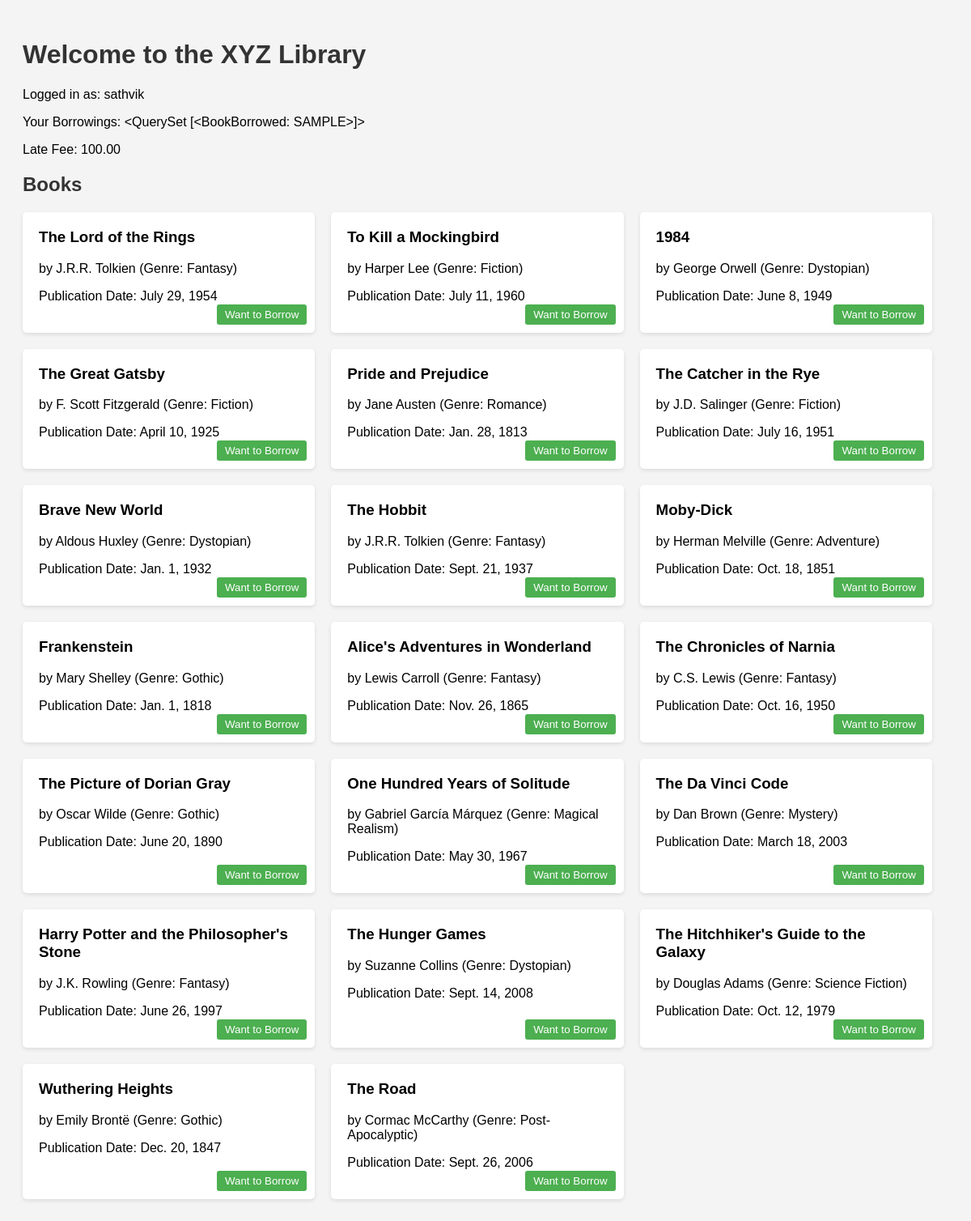
The app's page / (signed in) with its own data.
### accounts/models.py (models this page shows, shortened)
class CustomUser(AbstractUser):
    borrowed_books = models.ManyToManyField('BookBorrowed', blank=True)
    late_fee = models.DecimalField(max_digits=10, decimal_places=2, default=0)
    name = models.CharField(max_length=255)
    password = models.CharField(max_length=128)

class BookBorrowed(models.Model):
    book_ID = models.IntegerField()
    book_name = models.CharField(max_length=255)
    date_borrowed = models.DateField(default=timezone.now)
    late_fee = models.DecimalField(max_digits=8, decimal_places=2, default=0.00)
    def __str__(self):
        return self.book_name

### books/models.py (models this page shows, shortened)
class Book(models.Model):
    title = models.CharField(max_length=100)
    author = models.CharField(max_length=100)
    genre = models.CharField(max_length=50)
    publication_date = models.DateField()

### accounts/views.py (the view)
# urls.py: path('', views.account_home, name='account_home'),
def account_home(request):
    books = Book.objects.all()
    user_info = None
    if request.user.is_authenticated:
        user_info = {
            'username': request.user.username,
            'borrowed_books': request.user.borrowed_books.all(),
            'late_fee': request.user.late_fee,
        }
    return render(request, 'homepage.html', {'books': books, 'user_info': user_info})

### accounts/templates/homepage.html (shortened to what this page needs)
<!DOCTYPE html>
<html lang="en">
<head>
</head>
<body>
    <h1>Welcome to the XYZ Library</h1>
    {% if user_info %}
    <p>Logged in as: {{ user_info.username }}</p>
    <p>Your Borrowings: {{ user_info.borrowed_books }}</p>
    <p>Late Fee: {{ user_info.late_fee }}</p>
    {% endif %}
    <h2>Books</h2>
    <div class="book-container">
        {% for book in books %}
        <div class="book">
            <h3>{{ book.title }}</h3>
            <p>by {{ book.author }} (Genre: {{ book.genre }})</p>
            <p>Publication Date: {{ book.publication_date }}</p>
            <button class="borrow-button">Want to Borrow</button>
        </div>
        {% endfor %}
    </div>
</body>
</html>

### accounts/templates/homepage.html (style rules this page uses)
body { font-family: Arial, sans-serif; background-color: #f4f4f4; padding: 20px; }
h1, h2 { color: #333; }
.book-container { display: flex; flex-wrap: wrap; gap: 20px; margin-top: 20px; }
.book { background-color: #fff; padding: 20px; border-radius: 5px; box-shadow: 0 2px 5px rgba(0, 0, 0, 0.1); width: calc(33.33% - 20px); box-sizing: border-box; position: relative; }
.book h3 { margin-top: 0; }
.borrow-button { position: absolute; bottom: 10px; right: 10px; background-color: #4caf50; color: white; padding: 5px 10px; border: none; border-radius: 3px; cursor: pointer; }

### records on screen
CustomUser: username "sathvik", late_fee "100.00"
BookBorrowed: borrowed_books "<QuerySet [<BookBorrowed: SAMPLE>]>"
Book: title "The Lord of the Rings", author "J.R.R. Tolkien", genre "Fantasy", publication_date "July 29, 1954"
Book: title "To Kill a Mockingbird", author "Harper Lee", genre "Fiction", publication_date "July 11, 1960"
Book: title "1984", author "George Orwell", genre "Dystopian", publication_date "June 8, 1949"
Book: title "The Great Gatsby", author "F. Scott Fitzgerald", genre "Fiction", publication_date "April 10, 1925"
Book: title "Pride and Prejudice", author "Jane Austen", genre "Romance", publication_date "Jan. 28, 1813"
Book: title "The Catcher in the Rye", author "J.D. Salinger", genre "Fiction", publication_date "July 16, 1951"
Book: title "Brave New World", author "Aldous Huxley", genre "Dystopian", publication_date "Jan. 1, 1932"
Book: title "The Hobbit", author "J.R.R. Tolkien", genre "Fantasy", publication_date "Sept. 21, 1937"
Book: title "Moby-Dick", author "Herman Melville", genre "Adventure", publication_date "Oct. 18, 1851"
Book: title "Frankenstein", author "Mary Shelley", genre "Gothic", publication_date "Jan. 1, 1818"
Book: title "Alice's Adventures in Wonderland", author "Lewis Carroll", genre "Fantasy", publication_date "Nov. 26, 1865"
Book: title "The Chronicles of Narnia", author "C.S. Lewis", genre "Fantasy", publication_date "Oct. 16, 1950"
Book: title "The Picture of Dorian Gray", author "Oscar Wilde", genre "Gothic", publication_date "June 20, 1890"
Book: title "One Hundred Years of Solitude", author "Gabriel García Márquez", genre "Magical Realism", publication_date "May 30, 1967"
Book: title "The Da Vinci Code", author "Dan Brown", genre "Mystery", publication_date "March 18, 2003"
Book: title "Harry Potter and the Philosopher's Stone", author "J.K. Rowling", genre "Fantasy", publication_date "June 26, 1997"
Book: title "The Hunger Games", author "Suzanne Collins", genre "Dystopian", publication_date "Sept. 14, 2008"
Book: title "The Hitchhiker's Guide to the Galaxy", author "Douglas Adams", genre "Science Fiction", publication_date "Oct. 12, 1979"
Book: title "Wuthering Heights", author "Emily Brontë", genre "Gothic", publication_date "Dec. 20, 1847"
Book: title "The Road", author "Cormac McCarthy", genre "Post-Apocalyptic", publication_date "Sept. 26, 2006"
